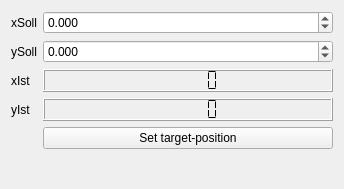
<?xml version="1.0" encoding="UTF-8"?>
<ui version="4.0">
 <class>KTeamPositionControllerWidget</class>
 <widget class="QWidget" name="KTeamPositionControllerWidget">
  <property name="geometry">
   <rect>
    <x>0</x>
    <y>0</y>
    <width>344</width>
    <height>189</height>
   </rect>
  </property>
  <property name="windowTitle">
   <string>KTeamPositionControllerWidget</string>
  </property>
  <layout class="QFormLayout" name="formLayout">
   <property name="fieldGrowthPolicy">
    <enum>QFormLayout::AllNonFixedFieldsGrow</enum>
   </property>
   <item row="1" column="1">
    <widget class="QDoubleSpinBox" name="xTargetPosition">
     <property name="decimals">
      <number>3</number>
     </property>
     <property name="minimum">
      <double>-99.989999999999995</double>
     </property>
     <property name="singleStep">
      <double>0.010000000000000</double>
     </property>
    </widget>
   </item>
   <item row="1" column="0">
    <widget class="QLabel" name="label_2">
     <property name="text">
      <string>xSoll</string>
     </property>
    </widget>
   </item>
   <item row="2" column="0">
    <widget class="QLabel" name="label">
     <property name="text">
      <string>ySoll</string>
     </property>
    </widget>
   </item>
   <item row="2" column="1">
    <widget class="QDoubleSpinBox" name="yTargetPosition">
     <property name="decimals">
      <number>3</number>
     </property>
     <property name="minimum">
      <double>-99.989999999999995</double>
     </property>
     <property name="singleStep">
      <double>0.010000000000000</double>
     </property>
    </widget>
   </item>
   <item row="3" column="1">
    <widget class="QLCDNumber" name="xRobotPosition">
     <property name="numDigits">
      <number>6</number>
     </property>
     <property name="segmentStyle">
      <enum>QLCDNumber::Flat</enum>
     </property>
    </widget>
   </item>
   <item row="3" column="0">
    <widget class="QLabel" name="label_3">
     <property name="text">
      <string>xIst</string>
     </property>
    </widget>
   </item>
   <item row="4" column="0">
    <widget class="QLabel" name="label_4">
     <property name="text">
      <string>yIst</string>
     </property>
    </widget>
   </item>
   <item row="4" column="1">
    <widget class="QLCDNumber" name="yRobotPosition">
     <property name="numDigits">
      <number>6</number>
     </property>
     <property name="segmentStyle">
      <enum>QLCDNumber::Flat</enum>
     </property>
    </widget>
   </item>
   <item row="6" column="1">
    <widget class="QPushButton" name="startButton">
     <property name="text">
      <string>Set target-position</string>
     </property>
    </widget>
   </item>
  </layout>
 </widget>
 <resources/>
 <connections/>
</ui>
